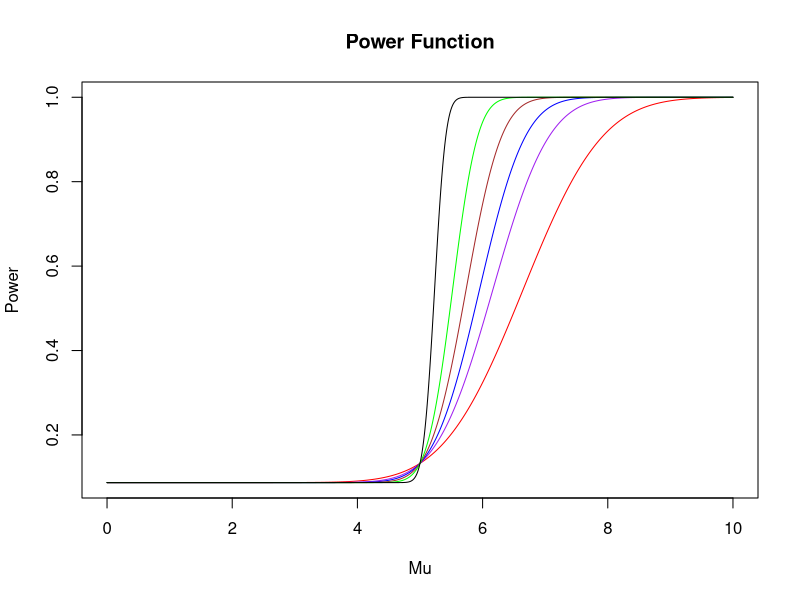
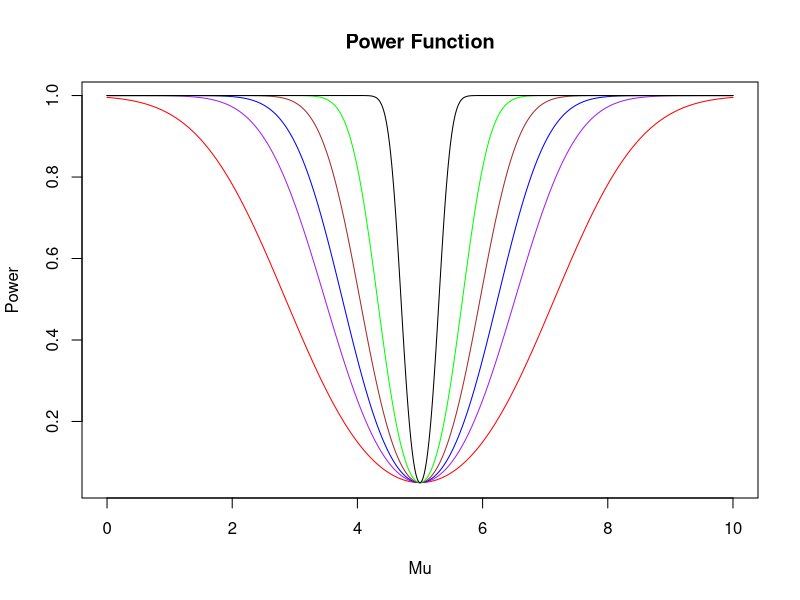
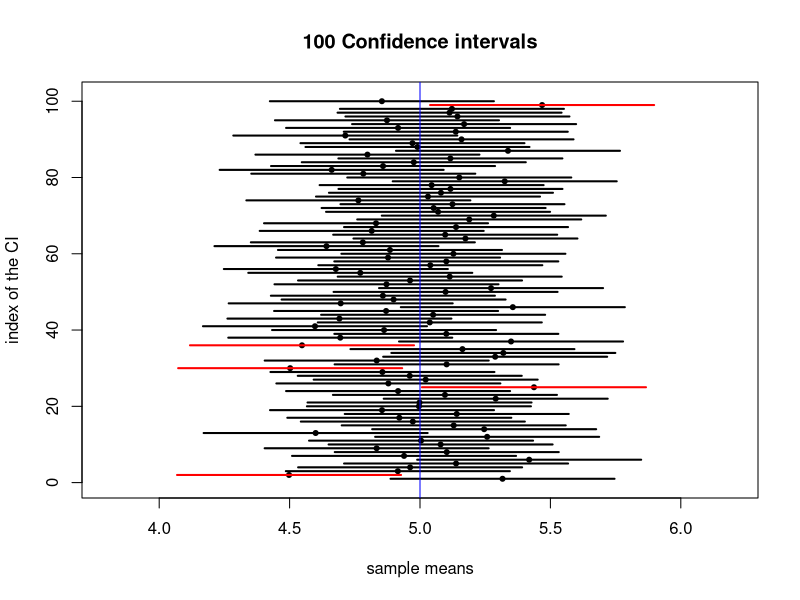

Here is the R script that generated these plots, in order: (Note: this script raises an error after producing the figures.)
## ---- chunk 1
power_1 <- function(n, x){
  sigma = sqrt(1.2)
  mu_0 <- 5
  alpha <- 0.05
  zalpha <- qnorm(p=alpha, lower.tail=FALSE)
  return (1 - pnorm(zalpha + sqrt(n)*(mu_0 - x))*1/sigma)
}
## ---- chunk 2
x <-seq(from = 0, to = 10, length.out = 10000)
plot(x, power_1(1,x), type="l", col="red", xlab="Mu", ylab="Power", 
     main="Power Function")
lines(x, power_1(2,x), col="purple")
lines(x, power_1(3,x), col="blue")
lines(x, power_1(5,x), col="brown")
lines(x, power_1(10,x), col="green")
lines(x, power_1(50,x), col="black")
## ---- chunk 3
power_2 <- function(n, x){
  sigma = sqrt(1.2)
  mu_0 <- 5
  alpha <- 0.05
  zalpha2 <- qnorm(p=alpha/2, lower.tail=FALSE) 
  pos <- pnorm(zalpha2 + sqrt(n)*(mu_0 - x)*(1/sigma))
  neg <- pnorm(-zalpha2 + sqrt(n)*(mu_0 - x)*(1/sigma))
  return (1-pos+neg)
}
## ---- chunk 4
x <-seq(from = 0, to = 10, length.out = 10000)
plot(x, power_2(1,x), type="l", col="red", xlab="Mu", ylab="Power", 
     main="Power Function")
lines(x, power_2(2,x), col="purple")
lines(x, power_2(3,x), col="blue")
lines(x, power_2(5,x), col="brown")
lines(x, power_2(10,x), col="green")
lines(x, power_2(50,x), col="black")
## ---- chunk 5
library(dplyr)
## ---- chunk 6

## ---- chunk 7

## ---- chunk 8
ci_95_norm <- function(n){
  samp <- rnorm(n, mean = 3, sd = 1.2)
  return(conf_inf(samp))
}



# set.seed(2020)
# B <- 10000
# n <- 50
# CI_95_exp <- replicate(B,
#                            {samp <- rexp(n, rate = 2)
#                            mean_inside_CI(samp, pop_mu =______ , pop_sig = _____)
#                            })
# mean( _____ ) #calculate mean CI_95_exp to get empirical expected values
## ---- chunk 9

## ---- chunk 10

## ---- chunk 11
CI_95 <- function(samp, sig){
  z <- qnorm(0.025, lower.tail = FALSE)
  upper <- mean(samp) + z*sig/sqrt(length(samp))
  lower <- mean(samp) - z*sig/sqrt(length(samp))
  return(c(lower, upper))
}
## ---- chunk 12
plot_CI_95 <- function(seed){
  B <- 100
  n <- 30
  mu <- 5
  sig <- 1.2
  set.seed(seed)
  #extract upper bound of CI's
  x_1 <- replicate(B,
                         {samp <- rnorm(n, mean = mu, sd = sig )
                         max(CI_95(samp, sig))
                         }
                         )
  #extract lower bound of CI's
  set.seed(seed)
  x_0 <- replicate(B,
                         {samp <- rnorm(n, mean = mu, sd = sig )
                         min(CI_95(samp, sig))
                         }
                         )
  set.seed(seed)
  means <- replicate(B, mean(rnorm(n, mean = mu, sd = sig)))
 
  plot(means, 1:B, 
       pch = 20,
      xlim = c(mu - sig, mu + sig), 
      ylim = c(0,B+1),
      xlab = "sample means",
      ylab = "index of the CI",
      main = paste(B, "Confidence intervals"))
  for (i in 1:B){
  if(between(mu, x_0[i], x_1[i])){
  segments(x_0[i], i, x_1[i], i, lwd = 2) #plot CI's that contain the mean in black
    }
  else
    {
    segments(x_0[i], i, x_1[i], i, col = "red", lwd = 2) #plot CI's that don't contain the mean in red
    }
    }
abline(v=mu, col = "blue") #plot a vertical line at the population mean
}

plot_CI_95(402)
## ---- chunk 13
# seeds <- c(_________) #choose six different seed values
# par(mfrow = c(1,2))
# for (i in seeds){
#   plot_CI_95(____)
# }
## ---- chunk 14

## ---- chunk 15

## ---- chunk 16
alpha <- 3
beta <- 5
sig <- sqrt(1.6)

x_fixed <- round(seq(3, 8, length.out = 15), 2)
Y <- function(alpha=3, beta=5, sig = sqrt(4)){
  y <- c()
  for(x in x_fixed){
    y<- c(y, alpha + beta*x+ rnorm(1,mean = 0,sd = sig))
  }
  return(y)
}

y_vals <- Y()
true_line <- 3+5*x_fixed

#plot(x_fixed, y_vals)
## ---- chunk 17
 
 b_hat <- function(x,y){
   x_bar = mean(x)
   y_bar = mean(y)
   x_diff = x-x_bar
   y_diff = y-y_bar
   return (sum(x_diff*y_diff)/sum(x_diff^2))
 }
 
 a_hat <- function(x,y){
   #using formula derived in class: alpha_mle = Y_bar - B_hat * x_bar
   return (mean(y)-b_hat(x,y)*mean(x))
 }
 v_hat <- function(y){
   y_diff = y-y_bar
   n = length(y)
   return (1/n)*sum(y_diff^2)
 }

Y_hat <- function(x, y){
  #epsilon = rnorm(1,0,v_hat(samp))
  return (a_hat(x,y) + b_hat(x,y)*x)#+epsilon
}
## ---- chunk 18
x_fixed <- seq(5, 10, length.out = 15)
true_line <- 3+5*x_fixed

#y <- Y_hat(alpha = 3, beta = 5, sig =5)
y_hat <- Y_hat(x_fixed,y)

#plot(x_fixed, y)
#lines(x_fixed, true_line, col='red')
#lines(x_fixed, y_hat, col = 'purple')

plot(x_fixed, true_line, type = 'l', col = "red")
a_hats <- c()
for (i in seq(1,50)){
  y <- Y(alpha = 3, beta = 5, sig = 1.6)
  y_hat <-Y_hat(x_fixed,y)
  lines(x_fixed,y_hat)
  a_hats <- c(a_hats, a_hat(x_fixed,y))
}
lines(x_fixed, true_line, type = 'l', col = "red", lwd = 2.0)
## ---- chunk 19
a_hats <- c()
for (i in seq(1,500)){
  y <- Y(alpha = 3, beta = 5, sig = 1.6)
  a_hats <- c(a_hats, a_hat(x_fixed,y))
}
hist(a_hats)
